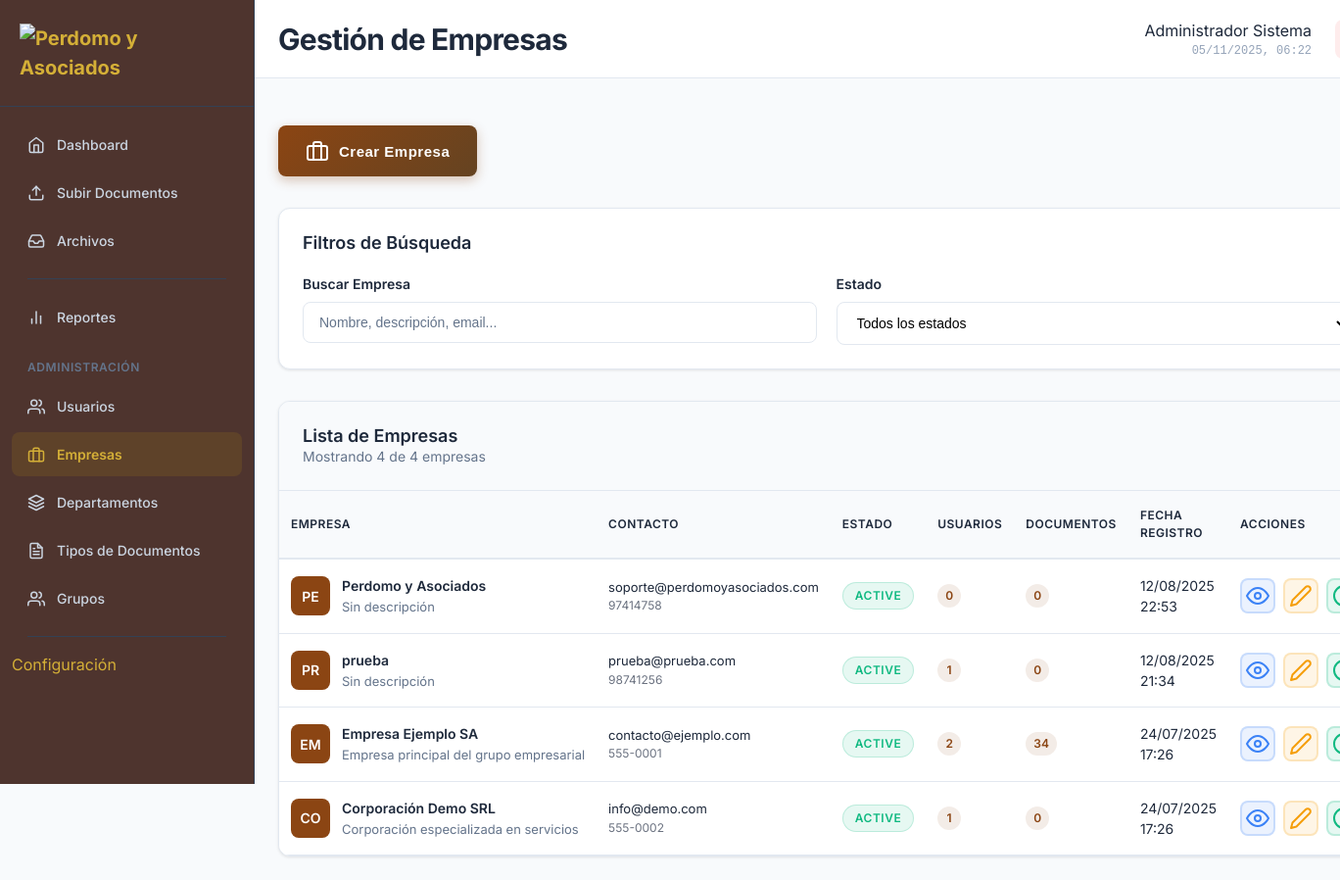
Before: /modules/companies/index.php (signed in) with the older database file.
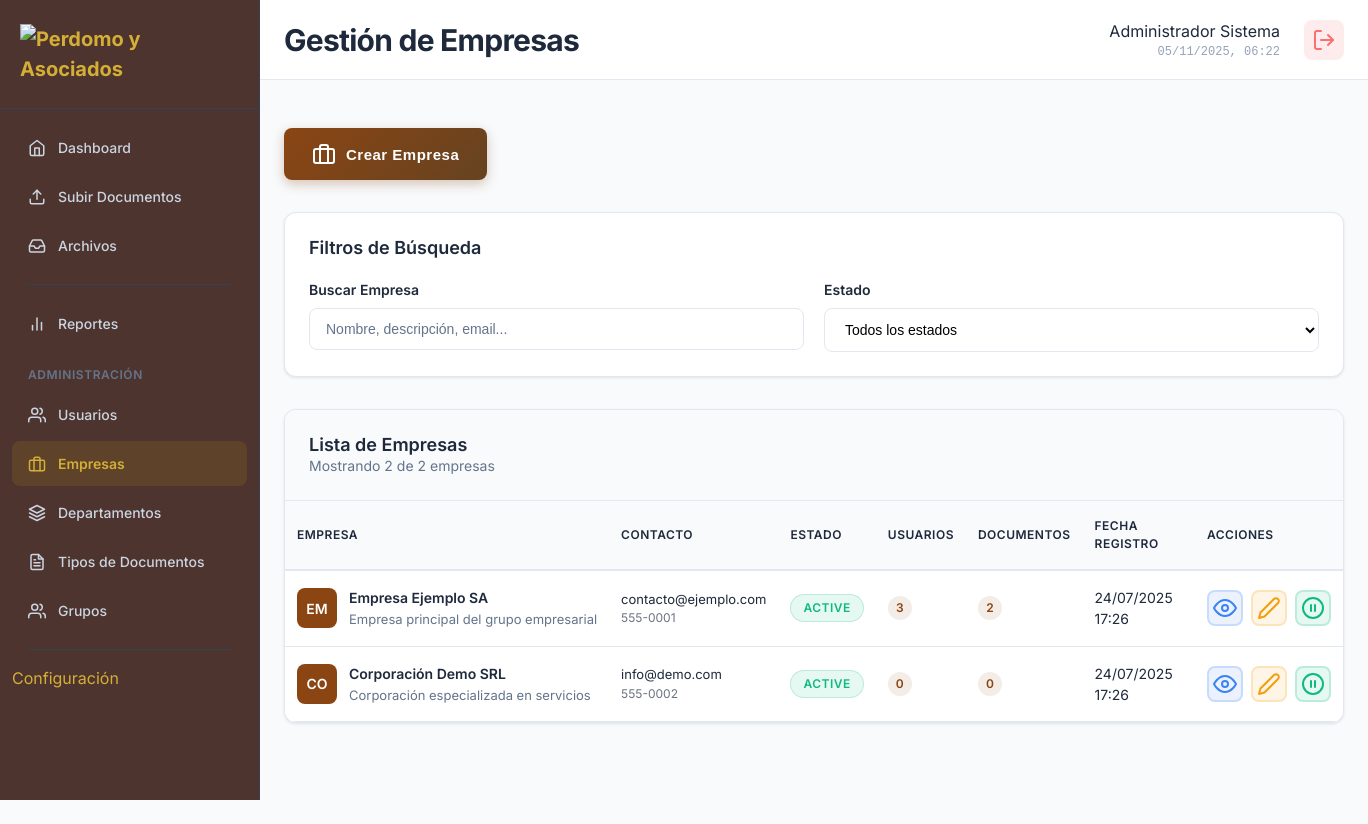
After: the same page with the newer database file.
### tables this page shows
CREATE TABLE `companies` (
  `id` int(11) NOT NULL,
  `name` varchar(255) NOT NULL,
  `description` text DEFAULT NULL,
  `ruc` varchar(20) DEFAULT NULL,
  `address` text DEFAULT NULL,
  `phone` varchar(20) DEFAULT NULL,
  `email` varchar(100) DEFAULT NULL,
  `contact_person` varchar(100) DEFAULT NULL,
  `status` enum('active','inactive') DEFAULT 'active',
  `created_at` timestamp NOT NULL DEFAULT current_timestamp(),
  `updated_at` timestamp NOT NULL DEFAULT current_timestamp() ON UPDATE current_timestamp()
);

### modules/companies/index.php (the view, shortened to what the changed rows need)
<?php
require_once '../../config/database.php';
try {
    $database = new Database();
    $pdo = $database->getConnection();
} catch (Exception $e) {
    error_log("Error de conexión a base de datos en companies/index.php: " . $e->getMessage());
    die("Error de conexión a la base de datos. Por favor, contacte al administrador.");
}
$itemsPerPage = 10;
$currentPage = isset($_GET['page']) ? max(1, (int)$_GET['page']) : 1;
$offset = ($currentPage - 1) * $itemsPerPage;
$whereConditions = ["c.status != 'deleted'"];
$params = [];
$whereClause = implode(' AND ', $whereConditions);
try {
    $companiesQuery = "SELECT c.*,
                       (SELECT COUNT(*) FROM users u WHERE u.company_id = c.id AND u.status != 'deleted') as user_count,
                       (SELECT COUNT(*) FROM documents d JOIN users u ON d.user_id = u.id WHERE u.company_id = c.id) as document_count
                       FROM companies c
                       WHERE " . $whereClause . "
                       ORDER BY c.created_at DESC
                       LIMIT ? OFFSET ?";
    $stmt = $pdo->prepare($companiesQuery);
    $stmt->execute(array_merge($params, [$itemsPerPage, $offset]));
    $companies = $stmt->fetchAll(PDO::FETCH_ASSOC);
    $countQuery = "SELECT COUNT(*) FROM companies c WHERE " . $whereClause;
    $stmt = $pdo->prepare($countQuery);
    $stmt->execute($params);
    $totalCompanies = $stmt->fetchColumn();
} catch (Exception $e) {
    error_log("Error obteniendo empresas: " . $e->getMessage());
    $companies = [];
    $totalCompanies = 0;
    $totalPages = 1;
}
function getStatusBadgeClass($status) {
    switch ($status) {
        case 'active': return 'status-active';
    }
}
function formatDate($dateString) {
    $date = new DateTime($dateString);
    return $date->format('d/m/Y H:i');
}
?>
<!DOCTYPE html>
<html lang="es">
<head>
    <link rel="stylesheet" href="../../assets/css/main.css">
    <link rel="stylesheet" href="../../assets/css/dashboard.css">
    <link rel="stylesheet" href="../../assets/css/sidebar.css">
    <link rel="stylesheet" href="../../assets/css/companies.css">
</head>
<body class="dashboard-layout">
    <div class="main-content">
        <header class="content-header">
            <div class="header-left">
                <h1>Gestión de Empresas</h1>
            </div>
            <div class="header-right">
                <div class="header-actions">
                    <a href="../../logout.php" class="btn-icon logout-btn" onclick="return confirm('¿Está seguro que desea cerrar sesión?')">
                        <i data-feather="log-out"></i>
                    </a>
                </div>
            </div>
        </header>
        <div class="companies-container">
            <div class="table-section">
                <div class="table-header-info">
                    <div>
                        <h3>Lista de Empresas</h3>
                        <p>Mostrando <?php echo count($companies); ?> de <?php echo $totalCompanies; ?> empresas</p>
                    </div>
                </div>
                <div class="table-wrapper">
                    <?php if (empty($companies)): ?>
                        <div class="table-empty">
                            <i data-feather="briefcase"></i>
                            <h4>No se encontraron empresas</h4>
                            <p>No hay empresas que coincidan con los filtros aplicados.</p>
                        </div>
                    <?php else: ?>
                        <table class="data-table">
                            <thead>
                                <tr>
                                    <th>Empresa</th>
                                    <th>Contacto</th>
                                    <th>Estado</th>
                                    <th>Usuarios</th>
                                    <th>Documentos</th>
                                    <th>Fecha Registro</th>
                                    <th class="actions-cell">Acciones</th>
                                </tr>
                            </thead>
                            <tbody>
                                <?php foreach ($companies as $company): ?>
                                    <tr>
                                        <td>
                                            <div class="company-info">
                                                <div class="company-avatar">
                                                    <?php echo strtoupper(substr($company['name'], 0, 2)); ?>
                                                </div>
                                                <div class="company-details">
                                                    <div class="company-name">
                                                        <?php echo htmlspecialchars($company['name']); ?>
                                                    </div>
                                                    <div class="company-description">
                                                        <?php echo htmlspecialchars($company['description'] ?? 'Sin descripción'); ?>
                                                    </div>
                                                </div>
                                            </div>
                                        </td>
                                        <td>
                                            <div>
                                                <?php if (!empty($company['email'])): ?>
                                                    <div style="font-size: 13px;"><?php echo htmlspecialchars($company['email']); ?></div>
                                                <?php endif; ?>
                                                <?php if (!empty($company['phone'])): ?>
                                                    <div style="font-size: 12px; color: #6b7280;"><?php echo htmlspecialchars($company['phone']); ?></div>
                                                <?php endif; ?>
                                            </div>
                                        </td>
                                        <td>
                                            <span class="status-badge <?php echo getStatusBadgeClass($company['status']); ?>">
                                                <?php echo htmlspecialchars($company['status']); ?>
                                            </span>
                                        </td>
                                        <td>
                                            <span class="badge-count"><?php echo number_format($company['user_count']); ?></span>
                                        </td>
                                        <td>
                                            <span class="badge-count"><?php echo number_format($company['document_count']); ?></span>
                                        </td>
                                        <td><?php echo formatDate($company['created_at']); ?></td>
                                        <td class="actions-cell">
                                            <div class="action-buttons">
                                                <button class="btn-action btn-view"
                                                        onclick="showCompanyDetails(<?php echo $company['id']; ?>)"
                                                        title="Ver detalles">
                                                    <i data-feather="eye"></i>
                                                </button>
                                                <button class="btn-action btn-edit"
                                                        onclick="editCompany(<?php echo $company['id']; ?>)"
                                                        title="Editar empresa">
                                                    <i data-feather="edit-2"></i>
                                                </button>
                                                <button class="btn-action btn-toggle"
                                                        onclick="toggleCompanyStatus(<?php echo $company['id']; ?>, '<?php echo $company['status']; ?>')"
                                                        title="<?php echo $company['status'] === 'active' ? 'Desactivar' : 'Activar'; ?> empresa">
                                                    <i data-feather="<?php echo $company['status'] === 'active' ? 'pause-circle' : 'play-circle'; ?>"></i>
                                                </button>
                                            </div>
                                        </td>
                                    </tr>
                                <?php endforeach; ?>
                            </tbody>
                        </table>
                    <?php endif; ?>
                </div>
            </div>
        </div>
    </div>
</body>
</html>

Changed rows visible on the page:
removed companies: name "PE", name "Perdomo y Asociados", description "Sin descripción", email "soporte@perdomoyasociados.com", phone "97414758", status "ACTIVE", user_count "0", document_count "0", created_at "12/08/2025 22:53"
removed companies: name "PR", name "prueba", description "Sin descripción", email "prueba@prueba.com", phone "98741256", status "ACTIVE", user_count "1", document_count "0", created_at "12/08/2025 21:34"
computed for companies "EM": user_count "2" → "3"; document_count "34" → "2"
computed for companies "CO": user_count "1" → "0"
Other visible differences:
count($companies): "4" → "2"
$totalCompanies: "4" → "2"
